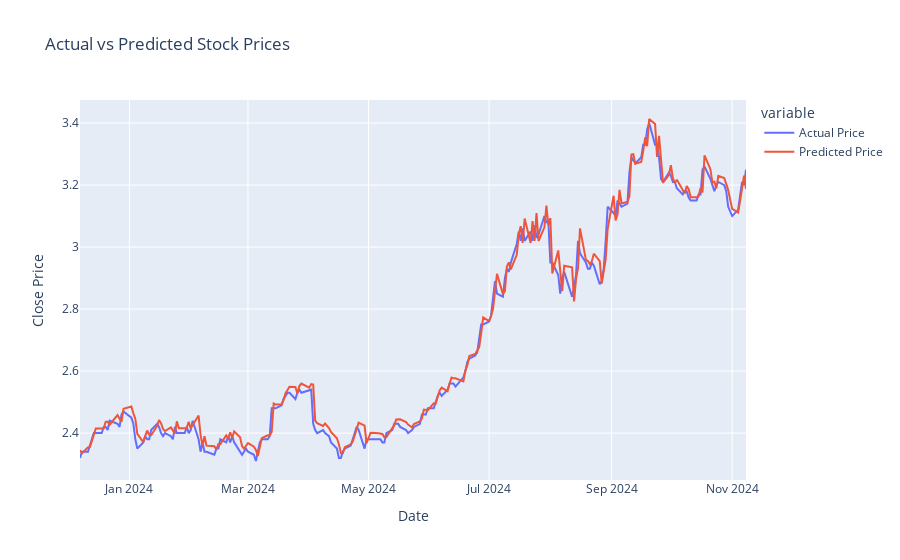
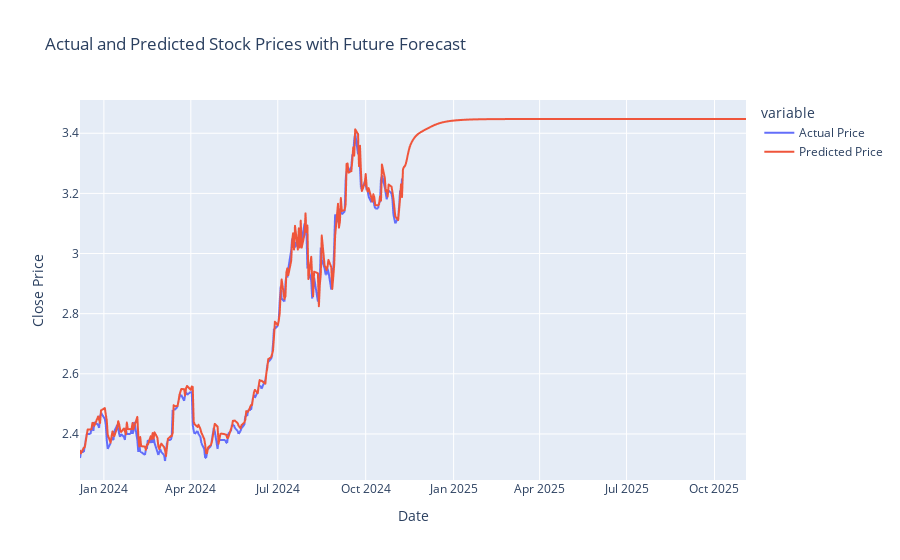

The code cell stored with these charts, in order, in its notebook:
### Code cell
# Load dataset
file_path = '../data/Singtel_stock_data.csv'
df = pd.read_csv(file_path)
df.dropna(inplace=True)
df.set_index('Date', inplace=True)

# Prepare the data
scaler = MinMaxScaler(feature_range=(0, 1))
data = df['Adj Close'].values.reshape(-1, 1)
scaled_data = scaler.fit_transform(data)

# Create a function to prepare the dataset for LSTM
def create_dataset(data, time_step=60):
    X, Y = [], []
    for i in range(time_step, len(data)):
        X.append(data[i - time_step:i, 0])
        Y.append(data[i, 0])
    return np.array(X), np.array(Y)

# Prepare training data
time_step = 60
X, Y = create_dataset(scaled_data, time_step)
X = X.reshape(X.shape[0], X.shape[1], 1)

# Split data into training and validation sets
train_size = int(len(X) * 0.8)
X_train, X_valid = X[:train_size], X[train_size:]
Y_train, Y_valid = Y[:train_size], Y[train_size:]

# Build LSTM model
model = Sequential()
model.add(LSTM(50, return_sequences=True, input_shape=(X_train.shape[1], 1)))
model.add(LSTM(50, return_sequences=False))
model.add(Dense(25))
model.add(Dense(1))

# Compile the model
model.compile(optimizer='adam', loss='mean_squared_error')

# Train the model
model.fit(X_train, Y_train, batch_size=1, epochs=5)

# Validate the model
predictions = model.predict(X_valid)

# Reverse scaling to get the original values
predictions = scaler.inverse_transform(predictions)
Y_valid = scaler.inverse_transform(Y_valid.reshape(-1, 1))

# Plot the predictions using plotly.express
validation_df = pd.DataFrame({
    'Date': df.index[train_size + time_step:],
    'Actual Price': Y_valid.flatten(),
    'Predicted Price': predictions.flatten()
})
fig = px.line(validation_df, x='Date', y=['Actual Price', 'Predicted Price'], title='Actual vs Predicted Stock Prices')
fig.update_layout(xaxis_title='Date', yaxis_title='Close Price')
fig.show()

# Prepare the data for prediction for the next 360 days
last_60_days = scaled_data[-time_step:]
future_predictions = []

for _ in range(360):
    input_data = last_60_days.reshape(1, time_step, 1)
    predicted_value = model.predict(input_data)
    future_predictions.append(predicted_value[0, 0])
    last_60_days = np.append(last_60_days[1:], predicted_value[0, 0])
    last_60_days = last_60_days.reshape(-1, 1)

# Inverse transform predictions
future_predictions = scaler.inverse_transform(np.array(future_predictions).reshape(-1, 1))

# Create future dates starting from the last date in the dataset
last_date = pd.to_datetime(df.index[-1])
future_dates = [last_date + pd.Timedelta(days=i) for i in range(1, 361)]

# Combine historical and future predictions
future_df = pd.DataFrame({
    'Date': future_dates,
    'Predicted Price': future_predictions.flatten()
})
combined_df = pd.concat([validation_df[['Date', 'Actual Price', 'Predicted Price']], future_df], ignore_index=True)

# Plot combined predictions using plotly.express
fig = px.line(combined_df, x='Date', y=['Actual Price', 'Predicted Price'], title='Actual and Predicted Stock Prices with Future Forecast')
fig.update_layout(xaxis_title='Date', yaxis_title='Close Price')
fig.show()

### Figure 1 — Plotly figure (JSON) as saved in the notebook; plotly's stock layout.template omitted (floating-point values rounded to 4 significant figures; data arrays with more than 128 entries replaced by an {"elided": "..."} marker saying what was removed)
{"data": [{"hovertemplate": "variable=Actual Price<br>Date=%{x}<br>value=%{y}<extra></extra>", "legendgroup": "Actual Price", "line": {"color": "#636efa", "dash": "solid"}, "marker": {"symbol": "circle"}, "mode": "lines", "name": "Actual Price", "orientation": "v", "showlegend": true, "type": "scatter", "x": {"elided": "232 str values"}, "xaxis": "x", "y": {"elided": "232 float values"}, "yaxis": "y"}, {"hovertemplate": "variable=Predicted Price<br>Date=%{x}<br>value=%{y}<extra></extra>", "legendgroup": "Predicted Price", "line": {"color": "#EF553B", "dash": "solid"}, "marker": {"symbol": "circle"}, "mode": "lines", "name": "Predicted Price", "orientation": "v", "showlegend": true, "type": "scatter", "x": {"elided": "232 str values"}, "xaxis": "x", "y": {"elided": "232 float values"}, "yaxis": "y"}], "layout": {"legend": {"title": {"text": "variable"}, "tracegroupgap": 0}, "title": {"text": "Actual vs Predicted Stock Prices"}, "xaxis": {"anchor": "y", "domain": [0, 1], "title": {"text": "Date"}}, "yaxis": {"anchor": "x", "domain": [0, 1], "title": {"text": "Close Price"}}}}

### Figure 2 — Plotly figure (JSON) as saved in the notebook; plotly's stock layout.template omitted (floating-point values rounded to 4 significant figures; data arrays with more than 128 entries replaced by an {"elided": "..."} marker saying what was removed)
{"data": [{"hovertemplate": "variable=Actual Price<br>Date=%{x}<br>value=%{y}<extra></extra>", "legendgroup": "Actual Price", "line": {"color": "#636efa", "dash": "solid"}, "marker": {"symbol": "circle"}, "mode": "lines", "name": "Actual Price", "showlegend": true, "type": "scattergl", "x": {"elided": "592 str values"}, "xaxis": "x", "y": {"elided": "592 float values"}, "yaxis": "y"}, {"hovertemplate": "variable=Predicted Price<br>Date=%{x}<br>value=%{y}<extra></extra>", "legendgroup": "Predicted Price", "line": {"color": "#EF553B", "dash": "solid"}, "marker": {"symbol": "circle"}, "mode": "lines", "name": "Predicted Price", "showlegend": true, "type": "scattergl", "x": {"elided": "592 str values"}, "xaxis": "x", "y": {"elided": "592 float values"}, "yaxis": "y"}], "layout": {"legend": {"title": {"text": "variable"}, "tracegroupgap": 0}, "title": {"text": "Actual and Predicted Stock Prices with Future Forecast"}, "xaxis": {"anchor": "y", "domain": [0, 1], "title": {"text": "Date"}}, "yaxis": {"anchor": "x", "domain": [0, 1], "title": {"text": "Close Price"}}}}
